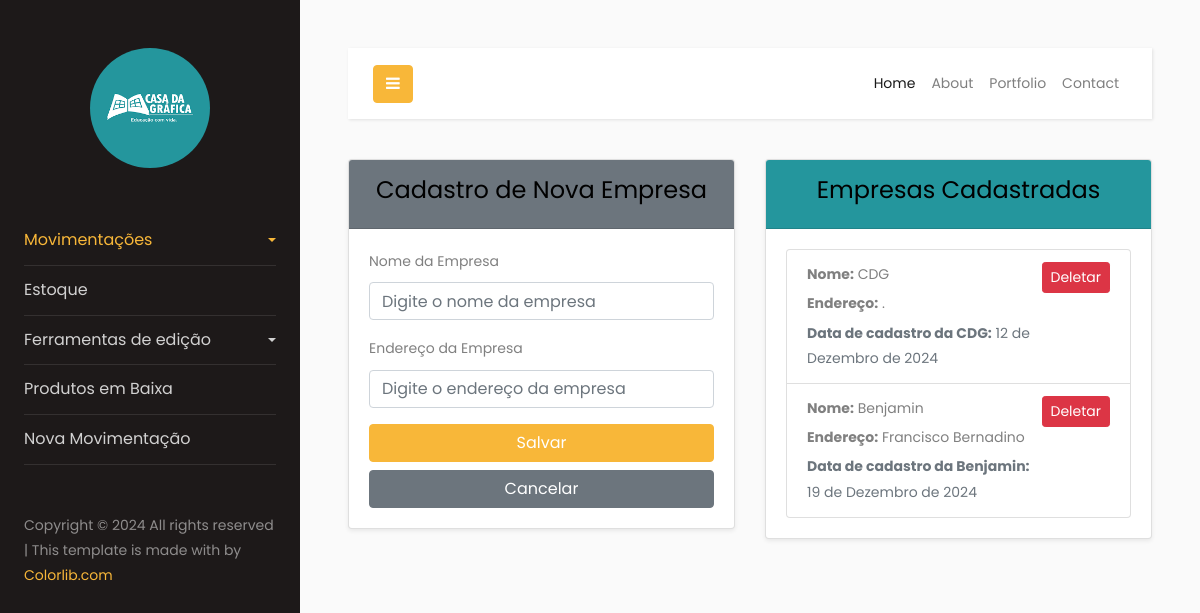
The page /empresa/ (signed in) on the database as committed earlier.
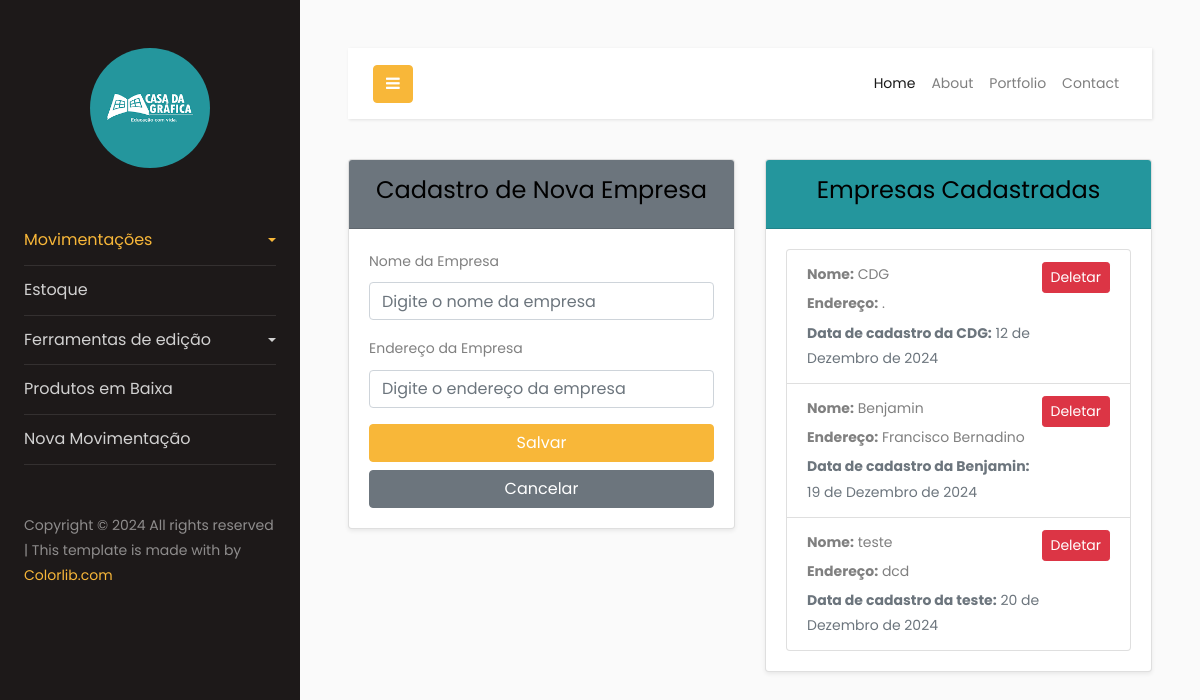
The same page on the database as committed later.
### empresa/models.py (models this page shows, shortened)
class Empresa(models.Model):
    nome = models.CharField(max_length=255)
    endereco = models.TextField()
    data = models.DateField(auto_now_add=True)

### empresa/views.py (the view, shortened to what this page needs)
# urls.py: path('empresa/', EmpresaListView.as_view(), name='empresa-list'),
class EmpresaListView(LoginRequiredMixin, ListView):
    model = Empresa
    template_name = 'empresa_list.html'
    context_object_name = 'empresas'
    def get(self, request):
        empresas = Empresa.objects.all()  # Obtenha a lista de empresas
        return render(request, 'empresa_list.html', {'empresas': empresas})

### empresa/templates/empresa_list.html (shortened to what this page needs)
<!DOCTYPE html>
<html lang="pt-br">
  {% include 'components/header/header.html' %}
  <body>
      <div class="row gy-4">
        <div class="col-12 col-md-6 mb-3">
          <div class="card shadow-sm">
            <div class="card-header text-center bg-secondary text-white">
              <h4>Cadastro de Nova Empresa</h4>
            </div>
            <div class="card-body">
              <form method="post">
                <div class="mb-3">
                  <label for="nome" class="form-label">Nome da Empresa</label>
                  <input type="text" name="empresa" id="empresa" class="form-control" placeholder="Digite o nome da empresa" required>
                </div>
                <div class="mb-3">
                  <label for="endereco" class="form-label">Endereço da Empresa</label>
                  <input type="text" name="endereco" id="endereco" class="form-control" placeholder="Digite o endereço da empresa" required>
                </div>
                <button type="submit" class="btn btn-primary w-100">Salvar</button>
                <a href="{% url 'empresa-list' %}" class="btn btn-secondary w-100 mt-2">Cancelar</a>
              </form>
            </div>
          </div>
        </div>
        <div class="col-12 col-md-6 mb-3">
          <div class="card shadow-sm">
            <div class="card-header text-center text-white" style="background-color: #24969d;">
              <h4>Empresas Cadastradas</h4>
            </div>
            <div class="card-body">
              <ul class="list-group">
                {% for empresa in empresas %}
                  <li class="list-group-item d-flex flex-column flex-md-row justify-content-between align-items-start gap-3">
                    <div class="flex-grow-1">
                      <p class="mb-1"><strong>Nome:</strong> {{ empresa.nome }}</p>
                      <p class="mb-1"><strong>Endereço:</strong> {{ empresa.endereco }}</p>
                      <p class="mb-0 text-muted"><strong>Data de cadastro da {{ empresa.nome }}:</strong> {{ empresa.data }}</p>
                    </div>
                    <div class="text-nowrap">
                      <a href="{% url 'empresa-delete' empresa.pk %}" class="btn btn-danger btn-sm">Deletar</a>
                    </div>
                  </li>
                {% empty %}
                  <li class="list-group-item text-center text-muted">
                    Nenhuma empresa cadastrada.
                  </li>
                {% endfor %}
              </ul>
            </div>
          </div>
        </div>
      </div>
  </body>
  {% include 'components/footer/footer.html' %}
</html>

Rows that differ between the two databases and show on the page:
added Empresa: nome "teste", endereco "dcd", data "20 de Dezembro de 2024"
